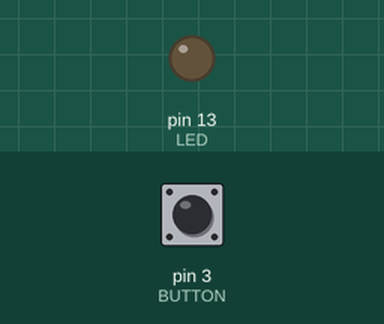
Bench run of a sketch on a simulated Arduino Uno, built with avr-gcc and run on an emulated ATmega328P. Shown: output pins drawn as LEDs (lit = HIGH). The inputs (shaded band) are chosen by the test bench; at power-on: pin 3 (BUTTON) LOW.

Above: at 1.2 s.
1.3 s: pin 3 (BUTTON) pulled HIGH for 0.15 s
At 2.2 s:
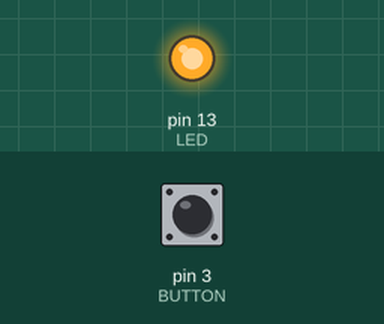
3.0 s: pin 3 (BUTTON) pulled HIGH for 1 s
At 3.5 s:
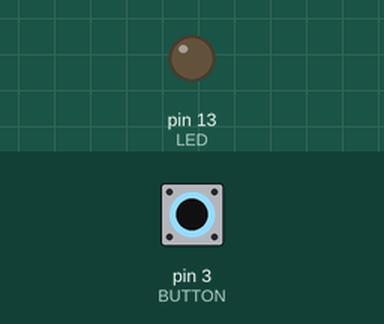
5.5 s: pin 3 (BUTTON) pulled HIGH for 3.2 s
At 6.6 s:
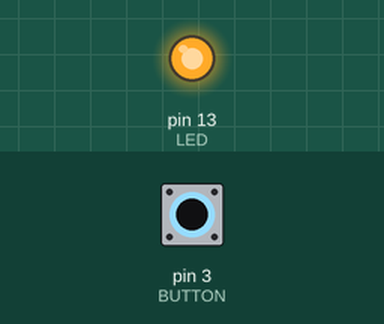
Timing chart, 0 to 8.5 s (numbered marks = the images above; inputs shaded):
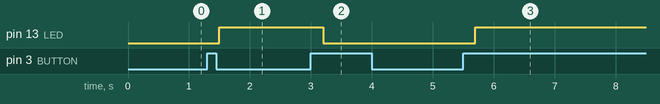

Measured:
- after the input at 1.3 s, pin 13 (LED): LOW → HIGH after 0.20 s
- after the input at 3.0 s, pin 13 (LED): HIGH → LOW after 0.20 s
- after the input at 5.5 s, pin 13 (LED): LOW → HIGH after 0.20 s

The sketch:

sketch.ino
```cpp
const int LED = 13;
const int BUTTON = 3;

int val = 0;
int old_val = 0;
int state = 0;

void setup() {
   pinMode(LED, OUTPUT);
   pinMode(BUTTON, INPUT);
}

void loop() {
   val = digitalRead(BUTTON);
   if (val == HIGH && old_val == LOW) {
      state = 1 - state;
      delay(200);
   }
   old_val = val;

   if (state == 1) {
      digitalWrite(LED, HIGH);
   } else {
      digitalWrite(LED, LOW);
   }
}
```
